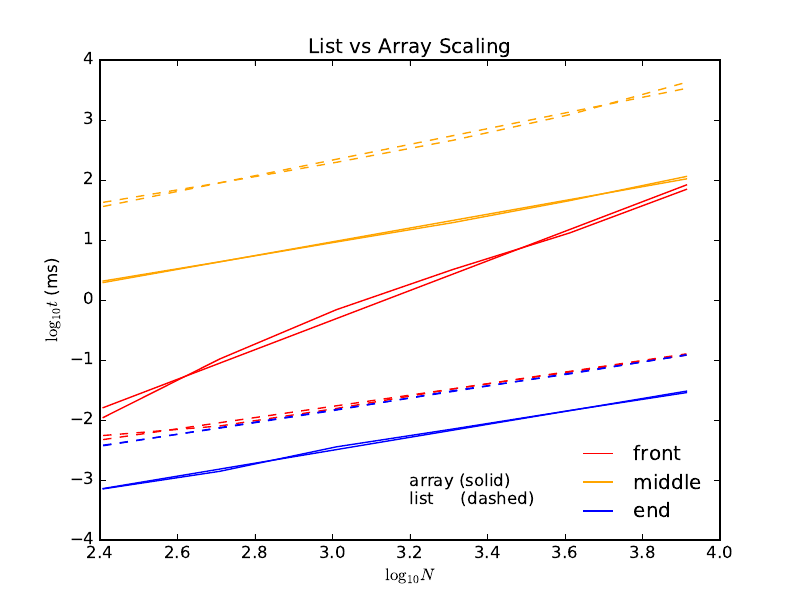

Reproduce this figure in Python.
import numpy as np
import matplotlib.pyplot as plt

for type,style in [('array', 'solid'), ('list','dashed')]:
    N, time = map(lambda x: np.log10(x.reshape((3,6))), np.loadtxt('problem1_{0:s}.out'.format(type), unpack=True))

    settings = [('red','front'),('orange','middle'),('blue','end')]
    
    for i in range(3):
        color,label = settings[i]
        coeffs = np.polyfit(N[i,:], time[i,:], 1)
        plt.plot(N[i,:], time[i,:], color=color, ls=style, label=label if type == 'array' else None)
        plt.plot(N[i,:], coeffs[0]*N[i,:] + coeffs[1], color=color, ls=style)

plt.title('List vs Array Scaling')
plt.xlabel(r'$\log_{10}N$')
plt.ylabel(r'$\log_{10}t$ (ms)')
plt.legend(loc='lower right', frameon=False)
plt.text(3.2, -3.1, 'array (solid)', color='black', fontsize=12)
plt.text(3.2, -3.4, 'list     (dashed)', color='black', fontsize=12)
plt.savefig('problem1.pdf')
